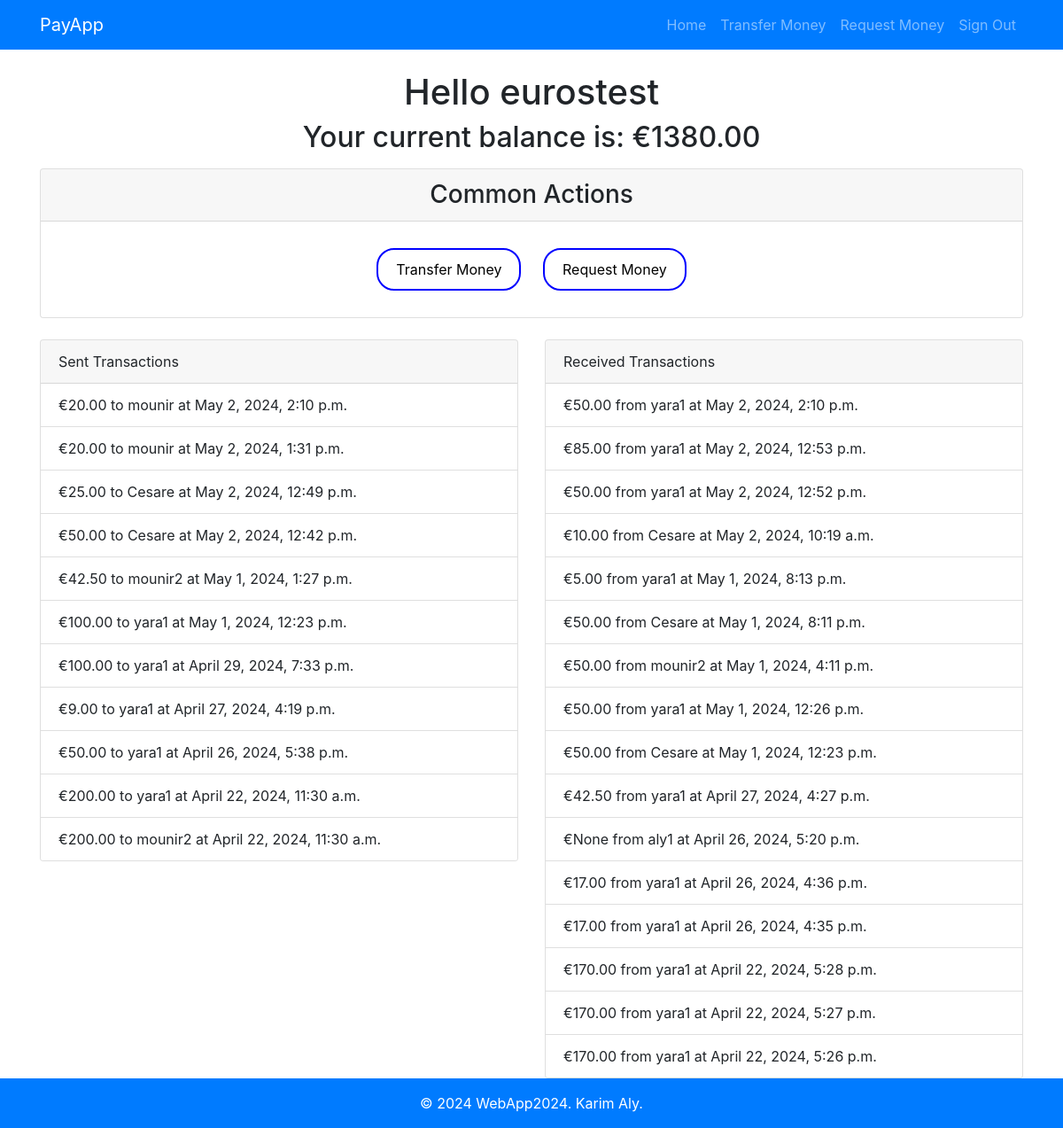
The app's page /transaction-history/ (signed in) with its own data.
### register/models.py (models this page shows, shortened)
class UserProfile(models.Model):
    CURRENCY_CHOICES = (
        ('GBP', 'Pound'),
        ('USD', 'Dollar'),
        ('EUR', 'Euro'),
    )
    user = models.OneToOneField(User, on_delete=models.CASCADE)
    balance = models.DecimalField(max_digits=10, decimal_places=2, default=1000.00)
    currency = models.CharField(max_length=3, choices=CURRENCY_CHOICES, default='GBP')

### payapp/models.py (models this page shows, shortened)
class Transaction(models.Model):
    sender = models.ForeignKey(User, related_name='sent_transactions', on_delete=models.CASCADE)
    recipient = models.ForeignKey(User, related_name='received_transactions', on_delete=models.CASCADE)
    amount = models.DecimalField(max_digits=10, decimal_places=2)
    timestamp = models.DateTimeField(auto_now_add=True)
    currency = models.CharField(max_length=3, choices=[('GBP', 'Pound'), ('USD', 'Dollar'), ('EUR', 'Euro')])
    converted_amount = models.DecimalField(max_digits=10, decimal_places=2, null=True, blank=True)
    conversion_rate = models.DecimalField(max_digits=10, decimal_places=6, null=True, blank=True)
    converted_currency = models.CharField(max_length=3, null=True, blank=True)

### payapp/views.py (the view)
# urls.py: path('transaction-history/', transaction_history, name='transaction_history'),
@login_required
def transaction_history(request):
    currency_symbols = {
        'USD': '$',
        'GBP': '£',
        'EUR': '€',
    }
    if request.user.is_superuser:
        sent_transactions = Transaction.objects.order_by('-timestamp')
        received_transactions = Transaction.objects.order_by('-timestamp')
        user_currency_symbol = currency_symbols.get('GBP', '')
    else:
        sent_transactions = Transaction.objects.filter(sender=request.user).order_by('-timestamp')
        received_transactions = Transaction.objects.filter(recipient=request.user).order_by('-timestamp')
        user_currency_symbol = currency_symbols.get(request.user.userprofile.currency, '')
    balance_amount = sum([trans.amount for trans in received_transactions], Decimal('0.00'))
    incoming_requests = MoneyRequest.objects.filter(recipient=request.user, status='pending').values('id', 'amount',
                                                                                                     'converted_amount',
                                                                                                     'sender__username',
                                                                                                     'reason')
    context = {
        'sent_transactions': sent_transactions,
        'received_transactions': received_transactions,
        'currency_symbol': user_currency_symbol,
        'balance_amount': balance_amount,
        'incoming_requests': incoming_requests,
    }
    return render(request, 'payapp/transaction_history.html', context)

### templates/payapp/transaction_history.html (shortened to what this page needs)
{% extends "base.html" %}
{% load crispy_forms_tags %}
{% load static %}
{% block extra_styles %}
    <link rel="stylesheet" href="{% static 'styles.css' %}">
{% endblock %}
{% block content %}
    <div class="text-center mb-4">
        {% if user.is_superuser %}
        <h1>Hello {{ request.user.username }} </h1>
        {% else %}
        <h1>Hello {{ request.user.username }} </h1>
        <h2 class="mb-3">Your current balance is: {{ currency_symbol }}{{ request.user.userprofile.balance }}</h2>
            <div class="card">
                <h3 class="card-header">Common Actions</h3>
                <div class="card-body">
                    <a href="{% url 'transfer_money' %}" class="btn action-btn">Transfer Money</a>
                    <a href="{% url 'request_money' %}" class="btn action-btn">Request Money</a>
                </div>
            </div>
        {% endif %}
    </div>
    {% if user.is_superuser %}
        <div id="transactionsView" class="row">
            <div class="col-md-12">
                <div class="card">
                    <div class="card-header">
                        All Transactions
                    </div>
                    <div class="card-body">
                        <table class="table">
                            <thead>
                            <tr>
                                <th>Sender</th>
                                <th>Amount</th>
                                <th>Recipient</th>
                                <th>Timestamp</th>
                            </tr>
                            </thead>
                            <tbody>
                            {% for transaction in sent_transactions %}
                                <tr>
                                    <td>{{ transaction.sender.username }}</td>
                                    <td>{{ currency_symbol }}{{ transaction.amount }}</td>
                                    <td>{{ transaction.recipient.username }}</td>
                                    <td>{{ transaction.timestamp }}</td>
                                </tr>
                            {% empty %}
                                <tr>
                                    <td colspan="3">No transactions found</td>
                                </tr>
                            {% endfor %}
                            </tbody>
                        </table>
                    </div>
                </div>
            </div>
        </div>
    {% else %}
        <div class="row">
            <div class="col-md-6">
                <div class="card">
                    <div class="card-header">
                        Sent Transactions
                    </div>
                    <ul class="list-group list-group-flush">
                        {% for transaction in sent_transactions %}
                            <li class="list-group-item">{{ currency_symbol }}{{ transaction.amount }} to {{ transaction.recipient }} at {{ transaction.timestamp }}</li>
                        {% endfor %}
                    </ul>
                </div>
            </div>
            <div class="col-md-6">
                <div class="card">
                    <div class="card-header">
                        Received Transactions
                    </div>
                    <ul class="list-group list-group-flush">
                        {% for transaction in received_transactions %}
                            <li class="list-group-item">{{ currency_symbol }}{{ transaction.converted_amount }} from {{ transaction.sender }} at {{ transaction.timestamp }}</li>
                        {% empty %}
                            <li class="list-group-item">No transactions found</li>
                        {% endfor %}
                    </ul>
                </div>
            </div>
        </div>
    {% endif %}
{% endblock %}

### templates/base.html (style rules this page uses)
.action-btn { color: black; border: 2px solid blue; border-radius: 20px; background-color: transparent; padding: 10px 20px; margin: 10px; transition: all 0.3s ease; text-align: center; display: inline-block; }

### records on screen
Transaction: currency_symbol "€"
Transaction: currency_symbol "€"
Transaction: currency_symbol "€"
Transaction: currency_symbol "€"
Transaction: currency_symbol "€"
Transaction: currency_symbol "€"
Transaction: currency_symbol "€"
Transaction: currency_symbol "€"
Transaction: currency_symbol "€"
Transaction: currency_symbol "€"
Transaction: currency_symbol "€"
Transaction: currency_symbol "€"
Transaction: currency_symbol "€"
Transaction: currency_symbol "€"
Transaction: currency_symbol "€"
Transaction: currency_symbol "€"
Transaction: currency_symbol "€"
Transaction: currency_symbol "€"
Transaction: currency_symbol "€"
Transaction: currency_symbol "€"
Transaction: currency_symbol "€"
Transaction: currency_symbol "€"
Transaction: currency_symbol "€"
Transaction: currency_symbol "€"
Transaction: currency_symbol "€"
Transaction: currency_symbol "€"
Transaction: currency_symbol "€"

### other values on screen
{{ request.user.username }} "eurostest"
{{ currency_symbol }} "€"
{{ request.user.userprofile.balance }} "1380.00"
